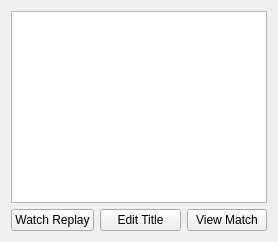
      <widget class="QWidget" name="tab_2">
       <attribute name="title">
        <string>Replays</string>
       </attribute>
       <layout class="QVBoxLayout" name="verticalLayout">
        <item>
         <widget class="QTableView" name="tableView">
          <property name="alternatingRowColors">
           <bool>true</bool>
          </property>
          <property name="selectionMode">
           <enum>QAbstractItemView::SingleSelection</enum>
          </property>
          <property name="selectionBehavior">
           <enum>QAbstractItemView::SelectRows</enum>
          </property>
          <property name="sortingEnabled">
           <bool>false</bool>
          </property>
         </widget>
        </item>
        <item>
         <layout class="QHBoxLayout" name="horizontalLayout">
          <item>
           <widget class="QPushButton" name="watchReplay">
            <property name="text">
             <string>Watch Replay</string>
            </property>
           </widget>
          </item>
          <item>
           <widget class="QPushButton" name="editTitle">
            <property name="text">
             <string>Edit Title</string>
            </property>
           </widget>
          </item>
          <item>
           <widget class="QPushButton" name="viewMatchButton">
            <property name="text">
             <string>View Match</string>
            </property>
           </widget>
          </item>
         </layout>
        </item>
       </layout>
      </widget>
